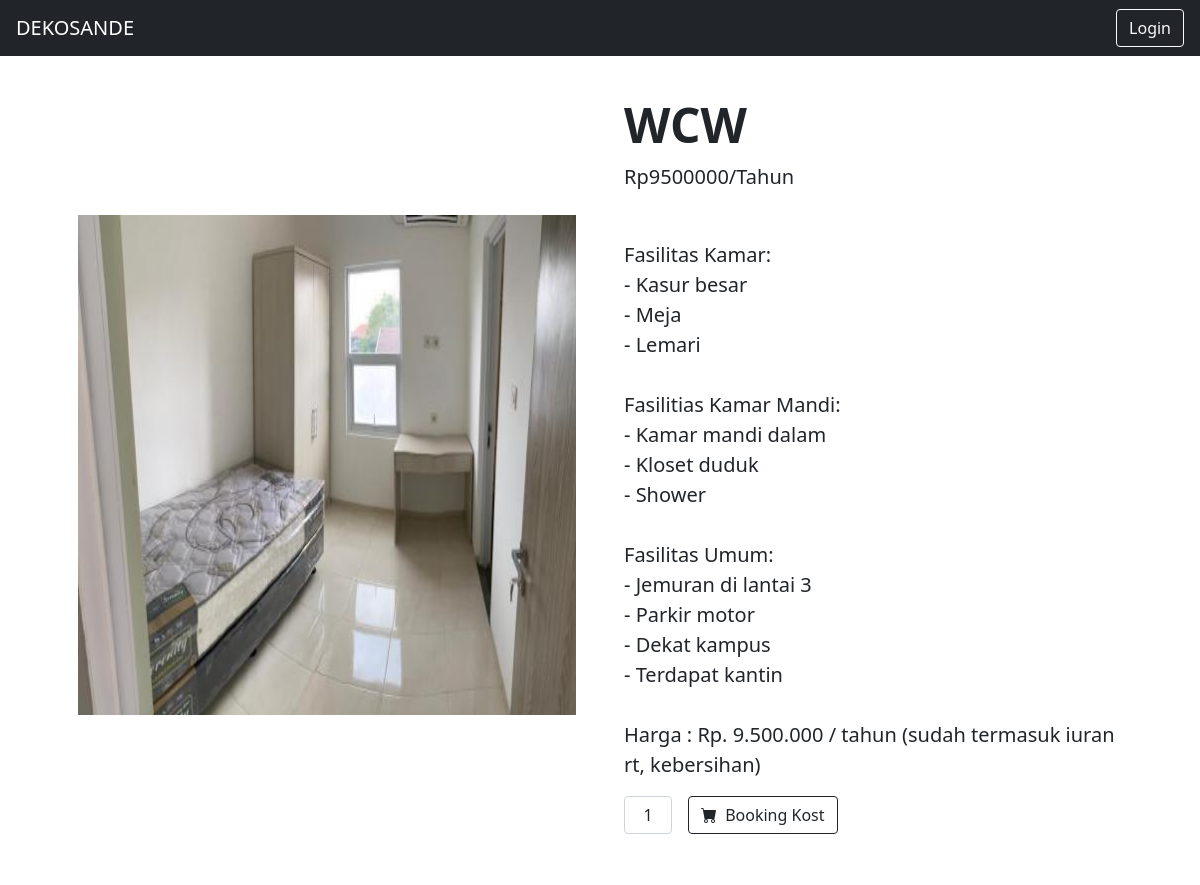
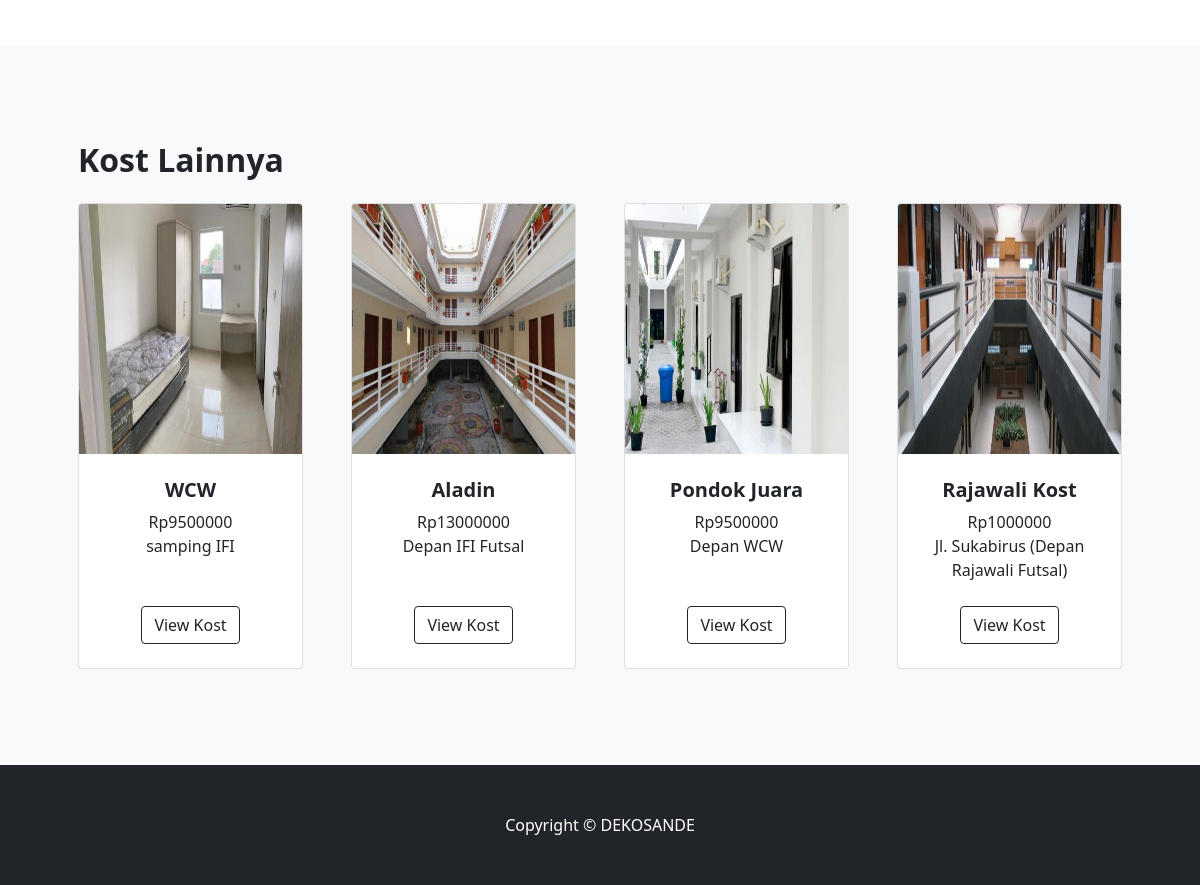
The app's page /index.php/KostController/data_kost_id/14 with its own data (2 pictures, top to bottom).
### tables this page shows
CREATE TABLE `kos` (
  `idKos` int(11) NOT NULL,
  `namaKos` varchar(30) NOT NULL,
  `jenisKos` tinyint(1) NOT NULL,
  `hargaKos` int(8) NOT NULL,
  `alamatKos` varchar(100) NOT NULL,
  `deskripsi` text NOT NULL,
  `nama_file` varchar(50) NOT NULL,
  `NIK` varchar(16) NOT NULL
);

### application/controllers/KostController.php (called while the page is built, shortened)
<?php
class KostController extends CI_Controller {
    public function __construct()
    {
        $this->load->helper('form');
        $this->load->model('KostModel');
    }
    public function data_kost_id($idKos)
    {
        $data['main_view'] = 'KosView';
        $data['user'] = $this->KostModel->getKostbyId($idKos);
        $data['kos'] = $this->KostModel->getAllKost();
        $this->load->view('PageView', $data);
    }
}

### index.php (called while the page is built, shortened)
<?php
require_once BASEPATH.'core/CodeIgniter.php';

### application/models/KostModel.php (called while the page is built, shortened)
<?php
class KostModel extends CI_Model {
    public function getAllKost()
    {
        return $this->db->select('*')
                        ->from('kos')
                        ->get()->result_array();
    }
    public function getKostbyId($idKos)
    {
        $query = $this->db->query("SELECT * FROM kos WHERE idKos= '$idKos' ");
        return $query->row();
    }
}

### application/views/KosView.php (the view, shortened to what this page needs)
<div>
    <section class="py-5">
        <div class="container px-4 px-lg-5 my-5">
            <div class="row gx-4 gx-lg-5 align-items-center">
                <div class="col-md-6" >
                    <img style="height: 500px;" class="d-block w-100" src="<?= base_url('asset/upload/'.$user->nama_file) ?>" alt="First slide">
                </div>
                <div class="col-md-6">
                    <h1 class="display-5 fw-bolder"><?= $user->namaKos ?></h1>
                    <div class="fs-5 mb-5">
                        <span>Rp<?= $user->hargaKos ?>/Tahun</span>
                    </div>
                    <p class="lead"><?= $user->deskripsi?></p>
                    <div class="d-flex">
                        <input class="form-control text-center me-3" id="inputQuantity" type="num" value="1" style="max-width: 3rem" />
                        <button class="btn btn-outline-dark flex-shrink-0" type="button" onclick="document.location.href='<?= site_url('BookingController/input_booking/'.$user->idKos) ?>'">
                            <i class="bi-cart-fill me-1"></i>
                            Booking Kost
                        </button>
                    </div>
                </div>
            </div>
        </div>
    </section>
    <section class="py-5 bg-light">
        <div class="container px-4 px-lg-5 mt-5">
            <h2 class="fw-bolder mb-4">Kost Lainnya</h2>
            <div class="row gx-4 gx-lg-5 row-cols-2 row-cols-md-3 row-cols-xl-4 justify-content-center">
                <?php
                    $i = 1;
                    foreach($kos as $data) {
                        echo '
                            <div class="col mb-5">
                                <div class="card h-100">
                                    <img style="height: 250px;" class="card-img-top" src="'.base_url('asset/upload/'.$data['nama_file']).'" alt="..." />
                                    <div class="card-body p-4">
                                        <div class="text-center">
                                            <h5 class="fw-bolder"> '.$data["namaKos"].' </h5>
                                            Rp'.$data["hargaKos"].'<br>
                                            '.$data["alamatKos"].'
                                        </div>
                                    </div>
                                    <div class="card-footer p-4 pt-0 border-top-0 bg-transparent">
                                        <div class="text-center"><a class="btn btn-outline-dark mt-auto" href="'.site_url('KostController/data_kost_id/'.$data["idKos"]).'">View Kost</a></div>
                                    </div>
                                </div>
                            </div>
                        ';
                        if ($i++ == 4) break;
                    }
                ?>
            </div>
        </div>
    </section>
</div>

### records on screen
kos: nama_file (picture), namaKos "WCW", hargaKos "9500000", deskripsi "Fasilitas Kamar: - Kasur besar - Meja - Lemari Fasilitias Kamar Mandi: - Kamar mandi dalam - Kloset duduk - Shower Fasilitas Umum: - Jemuran di lantai 3 - Parkir motor - Dekat kampus - Terdapat kantin Harga : Rp. 9.500.000 / tahun (sudah termasuk iuran rt, kebersihan)", alamatKos "samping IFI"
kos: nama_file (picture), namaKos "Aladin", hargaKos "13000000", alamatKos "Depan IFI Futsal"
kos: nama_file (picture), namaKos "Pondok Juara", hargaKos "9500000", alamatKos "Depan WCW"
kos: nama_file (picture), namaKos "Rajawali Kost", hargaKos "1000000", alamatKos "Jl. Sukabirus (Depan Rajawali Futsal)"
